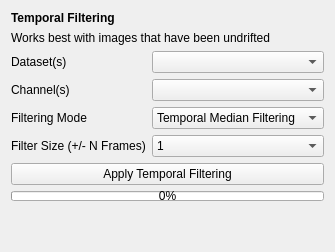
         <widget class="QWidget" name="tab_4">
          <attribute name="title">
           <string>Filtering</string>
          </attribute>
          <layout class="QVBoxLayout" name="verticalLayout_5">
           <item>
            <widget class="QLabel" name="label_42">
             <property name="font">
              <font>
               <weight>75</weight>
               <bold>true</bold>
              </font>
             </property>
             <property name="text">
              <string>Temporal Filtering</string>
             </property>
            </widget>
           </item>
           <item>
            <widget class="QLabel" name="label_57">
             <property name="text">
              <string>Works best with images that have been undrifted</string>
             </property>
            </widget>
           </item>
           <item>
            <layout class="QFormLayout" name="formLayout_15">
             <item row="0" column="0">
              <widget class="QLabel" name="label_47">
               <property name="text">
                <string>Dataset(s)</string>
               </property>
              </widget>
             </item>
             <item row="0" column="1">
              <widget class="QComboBox" name="filtering_datasets"/>
             </item>
             <item row="1" column="0">
              <widget class="QLabel" name="label_52">
               <property name="text">
                <string>Channel(s)</string>
               </property>
              </widget>
             </item>
             <item row="1" column="1">
              <widget class="QComboBox" name="filtering_channels"/>
             </item>
             <item row="2" column="0">
              <widget class="QLabel" name="label_56">
               <property name="text">
                <string>Filtering Mode</string>
               </property>
              </widget>
             </item>
             <item row="2" column="1">
              <widget class="QComboBox" name="filtering_mode">
               <item>
                <property name="text">
                 <string>Temporal Median Filtering</string>
                </property>
               </item>
               <item>
                <property name="text">
                 <string>Temportal Mean Filtering</string>
                </property>
               </item>
              </widget>
             </item>
             <item row="3" column="0">
              <widget class="QLabel" name="label_55">
               <property name="text">
                <string>Filter Size (+/- N Frames)</string>
               </property>
              </widget>
             </item>
             <item row="3" column="1">
              <widget class="QComboBox" name="filtering_filter_size">
               <item>
                <property name="text">
                 <string>1</string>
                </property>
               </item>
               <item>
                <property name="text">
                 <string>2</string>
                </property>
               </item>
               <item>
                <property name="text">
                 <string>3</string>
                </property>
               </item>
               <item>
                <property name="text">
                 <string>4</string>
                </property>
               </item>
               <item>
                <property name="text">
                 <string>5</string>
                </property>
               </item>
               <item>
                <property name="text">
                 <string>6</string>
                </property>
               </item>
               <item>
                <property name="text">
                 <string>7</string>
                </property>
               </item>
               <item>
                <property name="text">
                 <string>8</string>
                </property>
               </item>
               <item>
                <property name="text">
                 <string>9</string>
                </property>
               </item>
               <item>
                <property name="text">
                 <string>10</string>
                </property>
               </item>
              </widget>
             </item>
            </layout>
           </item>
           <item>
            <widget class="QPushButton" name="filtering_start">
             <property name="text">
              <string>Apply Temporal Filtering</string>
             </property>
            </widget>
           </item>
           <item>
            <widget class="QProgressBar" name="filtering_progressbar">
             <property name="sizePolicy">
              <sizepolicy hsizetype="Minimum" vsizetype="Fixed">
               <horstretch>0</horstretch>
               <verstretch>0</verstretch>
              </sizepolicy>
             </property>
             <property name="maximumSize">
              <size>
               <width>16777215</width>
               <height>10</height>
              </size>
             </property>
             <property name="value">
              <number>0</number>
             </property>
            </widget>
           </item>
           <item>
            <spacer name="verticalSpacer_4">
             <property name="orientation">
              <enum>Qt::Vertical</enum>
             </property>
             <property name="sizeHint" stdset="0">
              <size>
               <width>20</width>
               <height>40</height>
              </size>
             </property>
            </spacer>
           </item>
          </layout>
         </widget>
